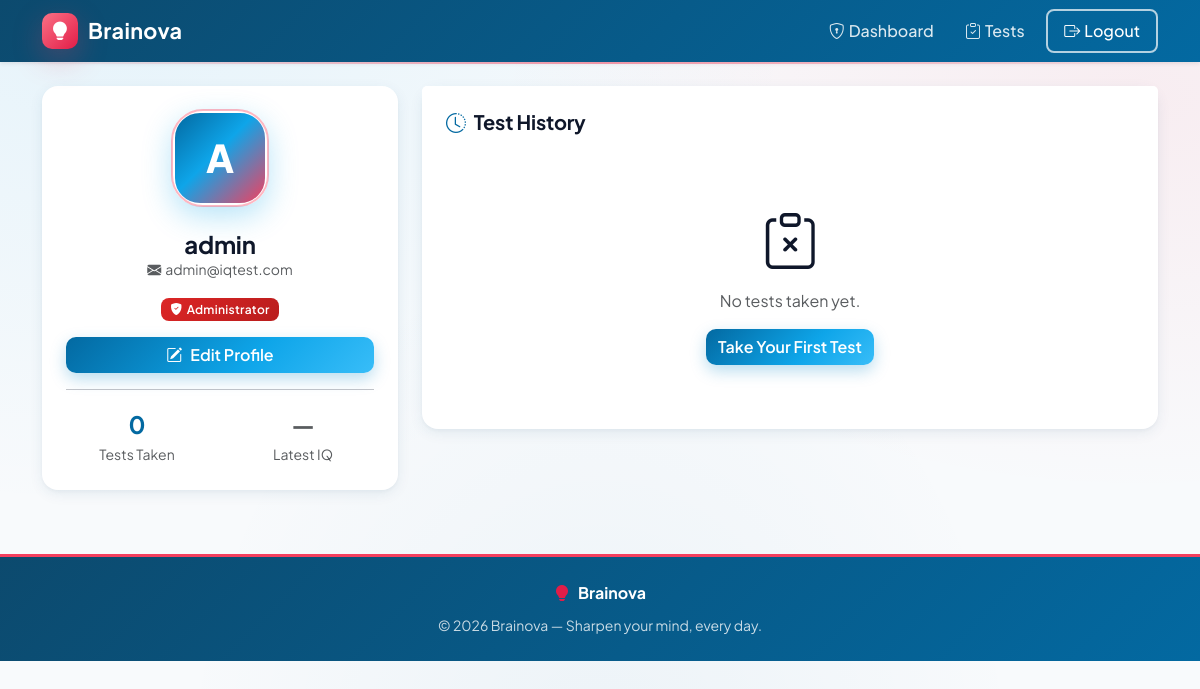
The app's page /profile/ (signed in) with its own data.
### tables this page shows
CREATE TABLE users (
    id INTEGER PRIMARY KEY AUTOINCREMENT,
    username TEXT NOT NULL UNIQUE,
    email TEXT NOT NULL UNIQUE,
    password TEXT NOT NULL,
    is_admin INTEGER DEFAULT 0,
    created_at TIMESTAMP DEFAULT CURRENT_TIMESTAMP
);

### routes/profile.py (the view)
@profile_bp.route('/')
@login_required
def view():
    db = get_db()
    user = db.execute('SELECT * FROM users WHERE id = ?', (session['user_id'],)).fetchone()
    results = db.execute(
        'SELECT * FROM test_results WHERE user_id = ? ORDER BY taken_at DESC LIMIT 10',
        (session['user_id'],)
    ).fetchall()
    db.close()
    return render_template('profile/profile.html', user=user, results=results)

### app.py (called while the page is built)
@app.context_processor
def inject_notification_count():
    if 'user_id' in session and not session.get('is_admin'):
        return {'unread_notifications': unread_count(session['user_id'])}
    return {'unread_notifications': 0}

### database.py (called while the page is built)
def get_db():
    conn = sqlite3.connect(DATABASE)
    conn.row_factory = sqlite3.Row
    conn.execute("PRAGMA foreign_keys = ON")
    return conn

### routes/profile.py (called while the page is built)
def login_required(f):
    @wraps(f)
    def decorated(*args, **kwargs):
        if 'user_id' not in session:
            flash('Please log in to access that page.', 'warning')
            return redirect(url_for('auth.login'))
        return f(*args, **kwargs)
    return decorated

### templates/profile/profile.html (shortened to what this page needs)
{% extends "base.html" %}
{% block content %}
<div class="row g-4">
  <div class="col-md-4">
    <div class="card border-0 shadow-sm h-100">
      <div class="card-body text-center p-4">
        <div class="profile-avatar mx-auto mb-4">
          {{ user['username'][0].upper() }}
        </div>
        <h4 class="fw-bold mb-0">{{ user['username'] }}</h4>
        <p class="text-muted small mb-3"><i class="bi bi-envelope-fill me-1"></i>{{ user['email'] }}</p>
        {% if user['is_admin'] %}
          <span class="badge bg-danger mb-3"><i class="bi bi-shield-fill-check me-1"></i>Administrator</span>
        {% endif %}
        <div class="d-grid">
          <a href="{{ url_for('profile.edit') }}" class="btn btn-primary">
            <i class="bi bi-pencil-square me-2"></i>Edit Profile
          </a>
        </div>
        <hr>
        <div class="row text-center">
          <div class="col-6">
            <div class="fw-bold fs-4 text-primary">{{ results|length }}</div>
            <small class="text-muted">Tests Taken</small>
          </div>
          <div class="col-6">
            {% if results %}
              <div class="fw-bold fs-4 text-success">{{ results[0]['iq_score'] }}</div>
              <small class="text-muted">Latest IQ</small>
            {% else %}
              <div class="fw-bold fs-4 text-muted">—</div>
              <small class="text-muted">Latest IQ</small>
            {% endif %}
          </div>
        </div>
      </div>
    </div>
  </div>
  <div class="col-md-8">
    <div class="card border-0 shadow-sm">
      <div class="card-header bg-white border-0 pt-4 pb-2 px-4">
        <h5 class="fw-bold mb-0"><i class="bi bi-clock-history text-primary me-2"></i>Test History</h5>
      </div>
      <div class="card-body px-4">
        {% if results %}
          <div class="table-responsive">
            <table class="table table-hover align-middle">
              <thead class="table-light">
                <tr>
                  <th>Date</th>
                  <th>Score</th>
                  <th>IQ Score</th>
                  <th>Action</th>
                </tr>
              </thead>
              <tbody>
                {% for r in results %}
                <tr>
                  <td class="text-muted small">{{ r['taken_at'][:16] }}</td>
                  <td>
                    <span class="fw-semibold">{{ r['score'] }}/{{ r['total_questions'] }}</span>
                    <div class="progress mt-1" style="height:4px;width:80px;">
                      <div class="progress-bar bg-primary" style="width:{{ (r['score']/r['total_questions']*100)|int }}%"></div>
                    </div>
                  </td>
                  <td>
                    <span class="badge bg-primary fs-6 px-3">{{ r['iq_score'] }}</span>
                  </td>
                  <td>
                    <div class="btn-group btn-group-sm" role="group">
                      <a href="{{ url_for('test.result', result_id=r['id']) }}" class="btn btn-outline-secondary" title="View">
                        <i class="bi bi-eye"></i>
                      </a>
                      <a href="{{ url_for('test.download_pdf', result_id=r['id']) }}" class="btn btn-outline-danger" title="Download PDF">
                        <i class="bi bi-file-earmark-pdf"></i>
                      </a>
                      <a href="{{ url_for('test.download_excel', result_id=r['id']) }}" class="btn btn-outline-success" title="Download Excel">
                        <i class="bi bi-file-earmark-excel"></i>
                      </a>
                      <button type="submit"
                              form="delete-result-{{ r['id'] }}"
                              class="btn btn-outline-dark"
                              title="Delete"
                              onclick="return confirm('Delete this test result permanently? This cannot be undone.');">
                        <i class="bi bi-trash"></i>
                      </button>
                    </div>
                    <form id="delete-result-{{ r['id'] }}"
                          method="POST"
                          action="{{ url_for('test.delete_result', result_id=r['id']) }}"
                          class="d-none"></form>
                  </td>
                </tr>
                {% endfor %}
              </tbody>
            </table>
          </div>
        {% else %}
          <div class="text-center py-5 text-muted">
            <i class="bi bi-clipboard-x display-4 d-block mb-3"></i>
            <p>No tests taken yet.</p>
            <a href="{{ url_for('test.start') }}" class="btn btn-primary">Take Your First Test</a>
          </div>
        {% endif %}
      </div>
    </div>
  </div>
</div>
{% endblock %}

### static/css/style.css (style rules this page uses)
:root { --bs-primary: #0284c7; --bs-primary-rgb: 2, 132, 199; --bn-primary-50: #f0f9ff; --bn-primary-100: #e0f2fe; --bn-primary-200: #bae6fd; --bn-primary-500: #0ea5e9; --bn-primary-600: #0284c7; --bn-primary-700: #0369a1; --bn-primary-800: #075985; --bn-primary-900: #0c4a6e; --bn-amber-300: #fda4af; --bn-amber-400: #fb7185; --bn-amber-500: #f43f5e; --bn-amber-600: #e11d48; --bn-amber-700: #be123c; --bn-ink: #0f172a; --bn-ink-soft: #1e293b; --bn-mute: #64748b; --bn-surface: #f8fafc; --bn-card: #ffffff; --bn-line: #e2e8f0; --bs-success: #16a34a; --bs-success-rgb: 22, 163, 74; --bs-warning: #f43f5e; --bs-warning-rgb: 244, 63, 94; --bs-info: #0891b2; --bs-info-rgb: 8, 145, 178; --bs-danger: #dc2626; --bs-danger-rgb: 220, 38, 38; --bs-link-color: #0369a1; --bs-link-hover-color: #0c4a6e; --bs-body-bg: var(--bn-surface); --bs-body-color: var(--bn-ink); --bn-grad-primary: linear-gradient(135deg, #0369a1 0%, #0ea5e9 60%, #38bdf8 100%); --bn-grad-warm: linear-gradient(135deg, #0369a1 0%, #0ea5e9 45%, #f43f5e 100%); --bn-grad-amber: linear-gradient(135deg, #fb7185 0%, #e11d48 100%); --bn-grad-deep: linear-gradient(135deg, #0c4a6e 0%, #0369a1 100%); --bn-shadow-sm: 0 1px 2px rgba(12, 74, 110, 0.06), 0 1px 1px rgba(12, 74, 110, 0.04); --bn-shadow: 0 4px 14px rgba(12, 74, 110, 0.08), 0 2px 4px rgba(12, 74, 110, 0.04); --bn-shadow-lg: 0 16px 40px rgba(12, 74, 110, 0.12), 0 6px 12px rgba(12, 74, 110, 0.05); --bn-shadow-glow: 0 10px 30px rgba(14, 165, 233, 0.30); --bn-shadow-amber: 0 10px 30px rgba(244, 63, 94, 0.28); }
body { background-color: var(--bn-surface); background-image: radial-gradient(at 8% 0%, rgba(14,165,233,0.08), transparent 45%), radial-gradient(at 95% 12%, rgba(244,63,94,0.07), transparent 40%), radial-gradient(at 50% 100%, rgba(3,105,161,0.05), transparent 50%); background-attachment: fixed; font-family: 'Plus Jakarta Sans', 'Inter', 'Segoe UI', system-ui, -apple-system, sans-serif; color: var(--bn-ink); -webkit-font-smoothing: antialiased; }
h1, h2, h3, h4, h5, h6, .display-1, .display-2, .display-3, .display-4, .display-5 { font-family: 'Plus Jakarta Sans', 'Poppins', 'Segoe UI', system-ui, sans-serif; letter-spacing: -0.01em; color: var(--bn-ink); }
a { color: var(--bs-link-color); }
.btn { font-weight: 600; border-radius: 10px; transition: transform .15s ease, box-shadow .2s ease, background .2s ease; }
.btn-primary { background: var(--bn-grad-primary); border: none; color: #fff; box-shadow: 0 6px 16px rgba(2,132,199,0.28); }
.card { background: var(--bn-card); border: 1px solid var(--bn-line); border-radius: 16px; box-shadow: var(--bn-shadow-sm); }
.card.shadow, .card.shadow-sm { box-shadow: var(--bn-shadow) !important; border: 1px solid rgba(226, 232, 240, 0.7); }
.card-header.bg-white { background: #fff !important; border-bottom: 1px solid var(--bn-line); }
.profile-avatar { width: 96px; height: 96px; border-radius: 28px; background: var(--bn-grad-warm); color: #fff; font-size: 2.4rem; font-weight: 800; display: flex; align-items: center; justify-content: center; box-shadow: var(--bn-shadow-glow); border: 3px solid #fff; position: relative; }
.profile-avatar::after { content: ''; position: absolute; inset: -4px; border: 2px solid var(--bn-amber-400); border-radius: 32px; opacity: 0.5; }
.badge { font-weight: 600; letter-spacing: 0.3px; padding: 0.45em 0.75em; border-radius: 8px; }
.badge.bg-danger { background: linear-gradient(135deg,#dc2626,#b91c1c) !important; }
.text-primary { color: var(--bn-primary-700) !important; }

### records on screen
users: username "A", username "admin", email "admin@iqtest.com"

### other values on screen
{{ results|length }} "0"
